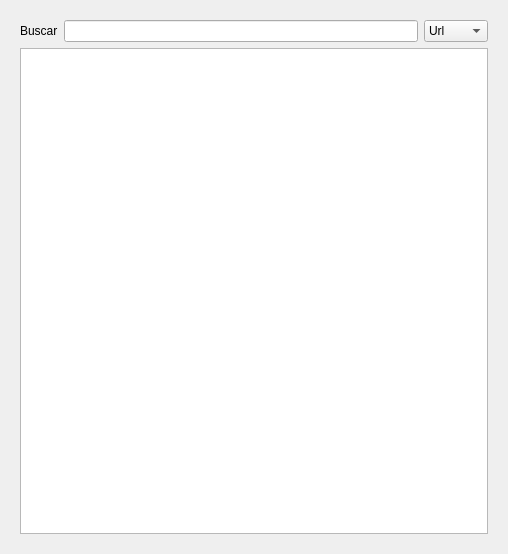
<?xml version="1.0" encoding="UTF-8"?>
<ui version="4.0">
 <class>Form</class>
 <widget class="QWidget" name="Form">
  <property name="geometry">
   <rect>
    <x>0</x>
    <y>0</y>
    <width>508</width>
    <height>554</height>
   </rect>
  </property>
  <property name="windowTitle">
   <string>Historial</string>
  </property>
  <layout class="QGridLayout" name="gridLayout_2">
   <item row="0" column="0">
    <widget class="QWidget" name="widget" native="true">
     <layout class="QGridLayout" name="gridLayout">
      <item row="1" column="0">
       <widget class="QListWidget" name="listwidget"/>
      </item>
      <item row="0" column="0">
       <layout class="QHBoxLayout" name="horizontalLayout">
        <item>
         <widget class="QLabel" name="label">
          <property name="text">
           <string>Buscar</string>
          </property>
         </widget>
        </item>
        <item>
         <widget class="QLineEdit" name="ledit"/>
        </item>
        <item>
         <widget class="QComboBox" name="cmbox">
          <item>
           <property name="text">
            <string>Url</string>
           </property>
          </item>
          <item>
           <property name="text">
            <string>Fecha</string>
           </property>
          </item>
         </widget>
        </item>
       </layout>
      </item>
     </layout>
    </widget>
   </item>
  </layout>
 </widget>
 <tabstops>
  <tabstop>ledit</tabstop>
  <tabstop>cmbox</tabstop>
  <tabstop>listwidget</tabstop>
 </tabstops>
 <resources/>
 <connections>
  <connection>
   <sender>ledit</sender>
   <signal>textChanged(QString)</signal>
   <receiver>Form</receiver>
   <slot>elecion()</slot>
   <hints>
    <hint type="sourcelabel">
     <x>417</x>
     <y>45</y>
    </hint>
    <hint type="destinationlabel">
     <x>506</x>
     <y>26</y>
    </hint>
   </hints>
  </connection>
  <connection>
   <sender>listwidget</sender>
   <signal>clicked(QModelIndex)</signal>
   <receiver>Form</receiver>
   <slot>pasar()</slot>
   <hints>
    <hint type="sourcelabel">
     <x>488</x>
     <y>433</y>
    </hint>
    <hint type="destinationlabel">
     <x>513</x>
     <y>188</y>
    </hint>
   </hints>
  </connection>
  <connection>
   <sender>cmbox</sender>
   <signal>currentIndexChanged(QString)</signal>
   <receiver>Form</receiver>
   <slot>cambiar()</slot>
   <hints>
    <hint type="sourcelabel">
     <x>471</x>
     <y>35</y>
    </hint>
    <hint type="destinationlabel">
     <x>514</x>
     <y>57</y>
    </hint>
   </hints>
  </connection>
 </connections>
 <slots>
  <slot>elecion()</slot>
  <slot>pasar()</slot>
  <slot>cambiar()</slot>
 </slots>
</ui>
